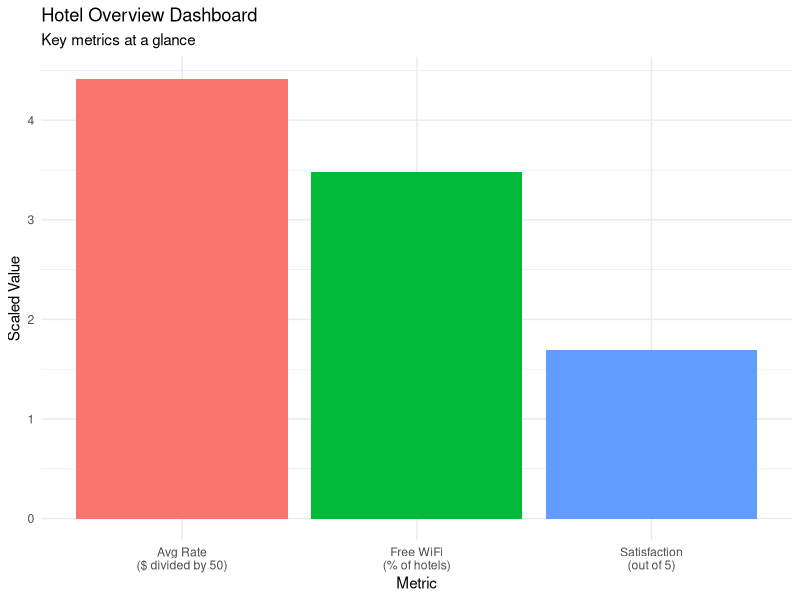
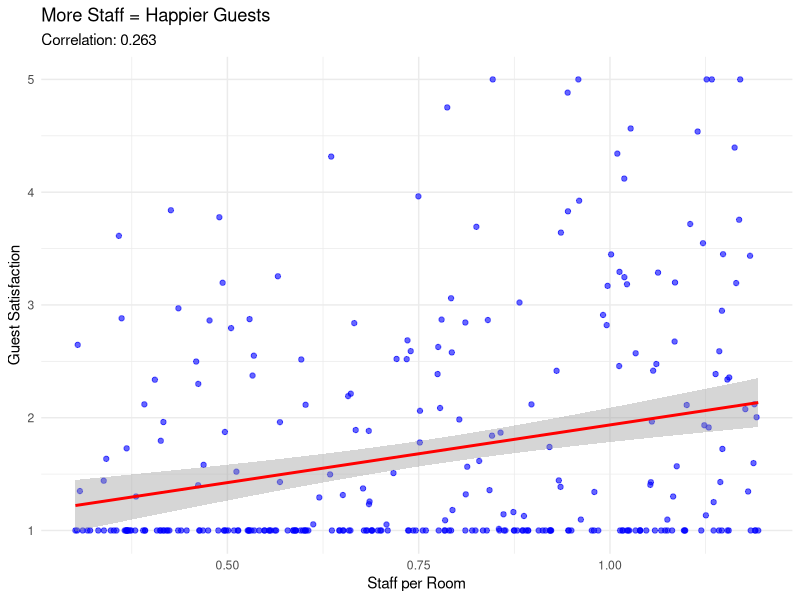
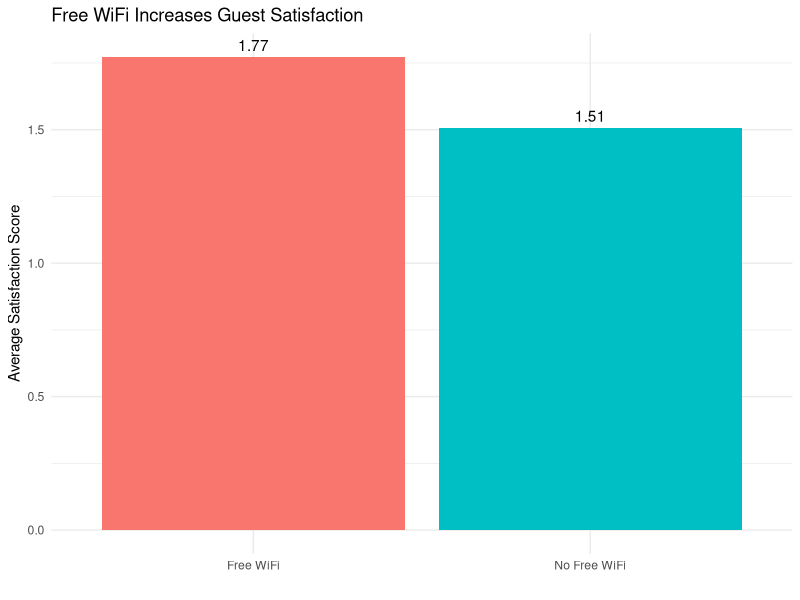
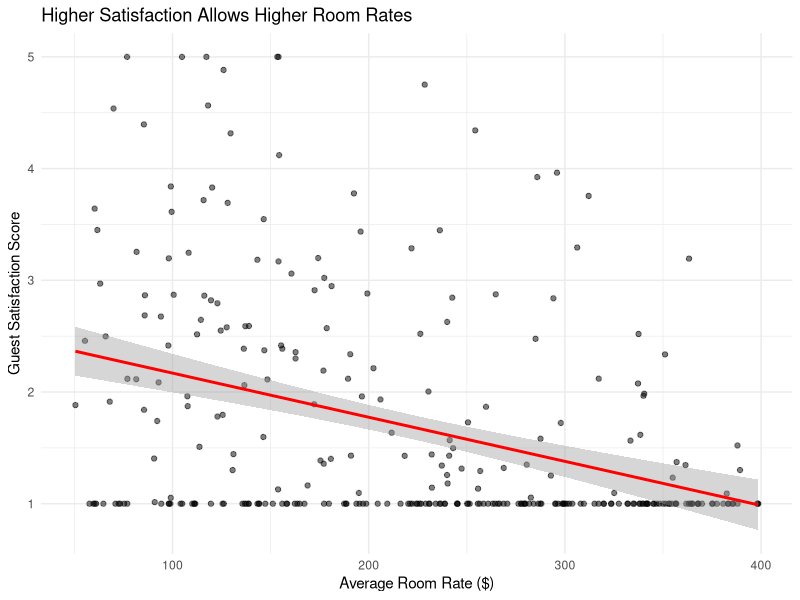

Write R code to recreate these figures, in order.
# =====================================================
# WEEK 8 REVIEW EXERCISES - HOTEL DATA ANALYSIS
# For Business Analytics Students
# =====================================================

# INSTRUCTIONS:
# Work through each exercise step by step
# Most code is started for you - just fill in the blanks
# Focus on understanding what the results mean for business

# -----------------------------------------------------
# SETUP (Run this first)
# -----------------------------------------------------
library(tidyverse)
library(ggplot2)

# Load the hotel data
hotel_data <- read.csv("hotel.csv")
hotel_data <- hotel_data[, -1]  # Remove index column

print("Data loaded successfully! You have data for 300 hotels.")

# -----------------------------------------------------
# EXERCISE 1: QUICK DATA CHECK (10 minutes)
# -----------------------------------------------------
# Your manager asks: "Give me a 2-minute overview of our hotels"

# Q1.1: What is the average guest satisfaction score?
# Hint: use mean() function
avg_satisfaction <- mean(hotel_data$guest_satisfaction)

# Q1.2: What percentage of hotels offer free WiFi?
# Hint: wifi_free is 1 for yes, 0 for no
hotels_with_wifi <- sum(hotel_data$wifi_free == 1)
total_hotels <- nrow(hotel_data)
pct_free_wifi <- (hotels_with_wifi / total_hotels) * 100

# Q1.3: What's the average room rate?
avg_room_rate <- mean(hotel_data$avg_room_rate)

# Print your findings
print(paste("Average satisfaction score:", round(avg_satisfaction, 2), "out of 5"))
print(paste("Hotels with free WiFi:", round(pct_free_wifi, 1), "%"))
print(paste("Average room rate: $", round(avg_room_rate, 2)))

# Q1.4: Create a simple bar chart showing these three metrics
# This code is complete - just run it!
summary_data <- data.frame(
  Metric = c("Satisfaction\n(out of 5)", "Free WiFi\n(% of hotels)", "Avg Rate\n($ divided by 50)"),
  Value = c(avg_satisfaction, pct_free_wifi/20, avg_room_rate/50)  # Scaled for comparison
)

ggplot(summary_data, aes(x = Metric, y = Value, fill = Metric)) +
  geom_bar(stat = "identity") +
  labs(title = "Hotel Overview Dashboard",
       subtitle = "Key metrics at a glance",
       y = "Scaled Value") +
  theme_minimal() +
  theme(legend.position = "none")

# -----------------------------------------------------
# EXERCISE 2: FINDING KEY DRIVERS (15 minutes)  
# -----------------------------------------------------
# Your manager asks: "What makes guests happy?"

# Q2.1: Check correlation between staff_per_room and guest_satisfaction
# Fill in the correlation calculation
correlation_staff <- cor(hotel_data$staff_per_room, hotel_data$guest_satisfaction)
print(paste("Staff correlation with satisfaction:", round(correlation_staff, 3)))

# Q2.2: Check correlation between noise_level and guest_satisfaction
correlation_noise <- cor(hotel_data$noise_level, hotel_data$guest_satisfaction)
print(paste("Noise correlation with satisfaction:", round(correlation_noise, 3)))

# Q2.3: Which factor is MORE important? (Complete the if statement)
if(abs(correlation_staff) > abs(correlation_noise)) {
  print("Staff ratio is more important than noise level")
} else {
  print("Noise level is more important than staff ratio")
}

# Q2.4: Create a scatter plot to visualize the strongest relationship
# This code is mostly complete - just run it!
ggplot(hotel_data, aes(x = staff_per_room, y = guest_satisfaction)) +
  geom_point(color = "blue", alpha = 0.6) +
  geom_smooth(method = "lm", color = "red") +
  labs(title = "More Staff = Happier Guests",
       subtitle = paste("Correlation:", round(correlation_staff, 3)),
       x = "Staff per Room",
       y = "Guest Satisfaction") +
  theme_minimal()

# Business Question: Should we hire more staff? (Answer as comment)
# YOUR ANSWER: 

# -----------------------------------------------------
# EXERCISE 3: SIMPLE PREDICTION (10 minutes)
# -----------------------------------------------------
# Can we predict guest satisfaction using just 2 factors?

# Q3.1: Build a simple model using staff_per_room and noise_level
# Complete the model formula
simple_model <- lm(guest_satisfaction ~ staff_per_room + noise_level, 
                   data = hotel_data)

# Look at the results
summary(simple_model)

# Q3.2: What do the results tell us?
# The R-squared value tells us how well our model predicts satisfaction
r_squared <- summary(simple_model)$r.squared
print(paste("Our model explains", round(r_squared * 100, 1), "% of satisfaction scores"))

# Q3.3: Make a prediction for a new hotel
# Hotel A has: 0.6 staff per room, noise level of 2.5
new_hotel <- data.frame(
  staff_per_room = 0.6,
  noise_level = 2.5
)

predicted_satisfaction <- predict(simple_model, new_hotel)
print(paste("Predicted satisfaction for Hotel A:", round(predicted_satisfaction, 2)))

# Is this good or bad? (The average is 3.5)
if(predicted_satisfaction > 3.5) {
  print("This hotel should perform ABOVE average")
} else {
  print("This hotel should perform BELOW average")
}

# -----------------------------------------------------
# EXERCISE 4: BUSINESS CASE - ROI CALCULATION (15 minutes)
# -----------------------------------------------------
# Your hotel: 150 rooms, $120 average rate, 70% occupancy

# Q4.1: Calculate current annual revenue
rooms <- 150
occupancy_rate <- 0.70
room_rate <- 120
days_in_year <- 365

# Fill in the calculation
rooms_sold_per_day <- rooms * occupancy_rate
daily_revenue <- rooms_sold_per_day * room_rate
annual_revenue <- daily_revenue * days_in_year

print(paste("Current annual revenue: $", format(annual_revenue, big.mark=",")))

# Q4.2: OPTION A - Add Free WiFi
# Cost: $30,000 setup + $15,000 per year
# Expected benefit: 3% revenue increase

wifi_setup_cost <- 30000
wifi_annual_cost <- 15000
revenue_increase_percent <- 0.03  # 3%

# Calculate the benefit
additional_revenue <- annual_revenue * revenue_increase_percent
first_year_profit <- additional_revenue - wifi_setup_cost - wifi_annual_cost
second_year_profit <- additional_revenue - wifi_annual_cost  # No setup cost

print("=== WiFi Investment Analysis ===")
print(paste("Year 1 profit:", "$", format(first_year_profit, big.mark=",")))
print(paste("Year 2 profit:", "$", format(second_year_profit, big.mark=",")))

# Q4.3: OPTION B - Hire 2 More Staff
# Cost: $70,000 per year (salary + benefits)
# Expected benefit: 4% revenue increase

staff_annual_cost <- 70000
revenue_increase_staff <- 0.04  # 4%

# Calculate the benefit
additional_revenue_staff <- annual_revenue * revenue_increase_staff
annual_profit_staff <- additional_revenue_staff - staff_annual_cost

print("=== Staff Investment Analysis ===")
print(paste("Annual profit from more staff:", "$", format(annual_profit_staff, big.mark=",")))

# Q4.4: Which option is better?
print("=== RECOMMENDATION ===")
if(second_year_profit > annual_profit_staff) {
  print("Invest in WiFi - better long-term return")
} else {
  print("Hire more staff - better returns")
}

# -----------------------------------------------------
# EXERCISE 5: CREATE A SIMPLE REPORT (10 minutes)
# -----------------------------------------------------
# Create visualizations for a board meeting

# Plot 1: Compare satisfaction for hotels WITH and WITHOUT free WiFi
wifi_comparison <- hotel_data %>%
  group_by(wifi_free) %>%
  summarise(avg_satisfaction = mean(guest_satisfaction))

wifi_comparison$wifi_status <- ifelse(wifi_comparison$wifi_free == 1, "Free WiFi", "No Free WiFi")

ggplot(wifi_comparison, aes(x = wifi_status, y = avg_satisfaction, fill = wifi_status)) +
  geom_bar(stat = "identity") +
  labs(title = "Free WiFi Increases Guest Satisfaction",
       y = "Average Satisfaction Score",
       x = "") +
  theme_minimal() +
  theme(legend.position = "none") +
  geom_text(aes(label = round(avg_satisfaction, 2)), vjust = -0.5)

# Plot 2: Show relationship between room rate and satisfaction
ggplot(hotel_data, aes(x = avg_room_rate, y = guest_satisfaction)) +
  geom_point(alpha = 0.5) +
  geom_smooth(method = "lm", color = "red") +
  labs(title = "Higher Satisfaction Allows Higher Room Rates",
       x = "Average Room Rate ($)",
       y = "Guest Satisfaction Score") +
  theme_minimal()

# -----------------------------------------------------
# BONUS QUESTION: CRITICAL THINKING (5 minutes)
# -----------------------------------------------------
# The CEO says: "I heard that having a gym is crucial for satisfaction.
# Should we invest $500,000 in a new gym?"

# Let's check the data
gym_correlation <- cor(hotel_data$gym_quality_score, hotel_data$guest_satisfaction)
print(paste("Gym quality correlation with satisfaction:", round(gym_correlation, 3)))

# Compare to other factors we've seen
print("=== Correlation Comparison ===")
print(paste("Staff ratio:", round(correlation_staff, 3)))
print(paste("Noise level:", round(correlation_noise, 3)))
print(paste("Gym quality:", round(gym_correlation, 3)))

# Your recommendation to the CEO (write as a comment):
# CEO RESPONSE: Based on the data, gym quality has a correlation of only [X]
# with satisfaction, which is much lower than staff ratio ([Y]). 
# I recommend focusing on staff training instead of gym renovation.
# This would cost less and have a bigger impact on guest satisfaction.

# -----------------------------------------------------
# WRAP-UP QUESTIONS (Answer as comments)
# -----------------------------------------------------
# 1. What surprised you most about the analysis results?
# ANSWER:

# 2. If you were the hotel manager, what would you do first?
# ANSWER:

# 3. What other data would help make better decisions?
# ANSWER:

print("=== EXERCISES COMPLETE ===")
print("Great job! You've reviewed all the key concepts from the past 3 weeks.")
print("Now you're ready for the assignment consultation!")